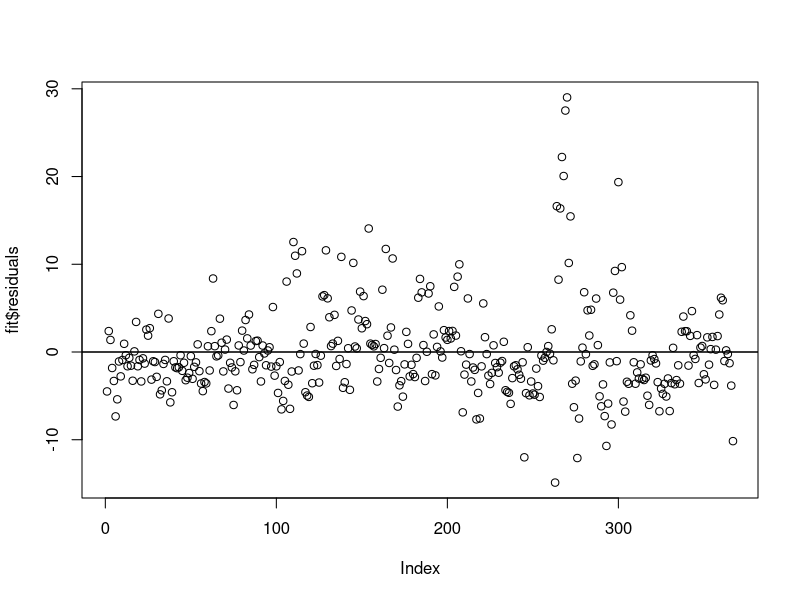
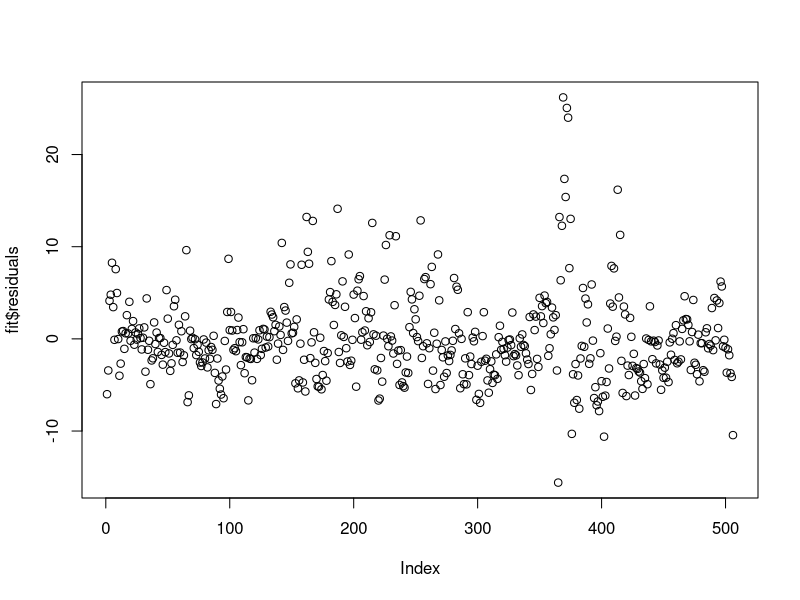
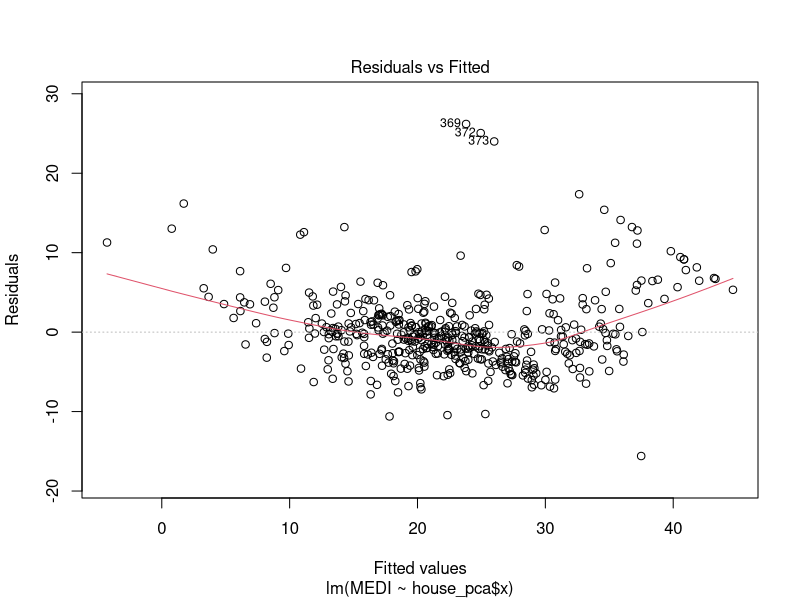
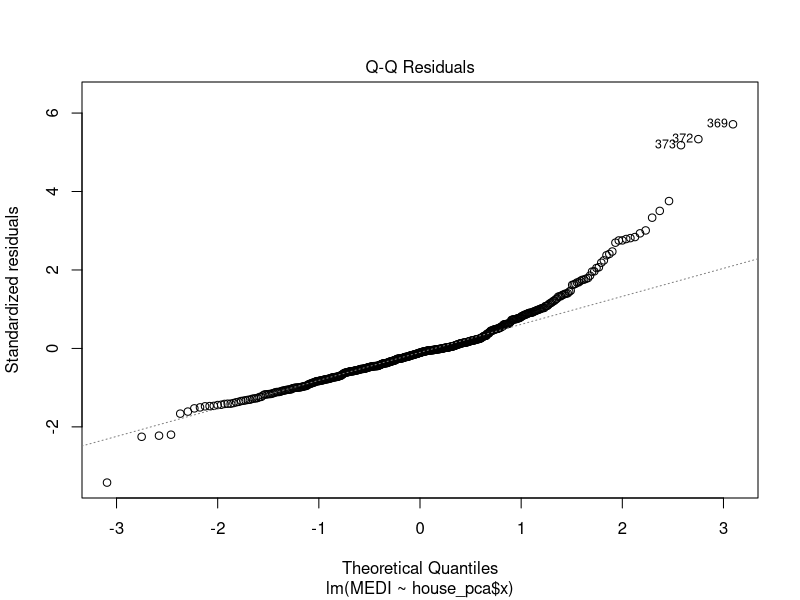
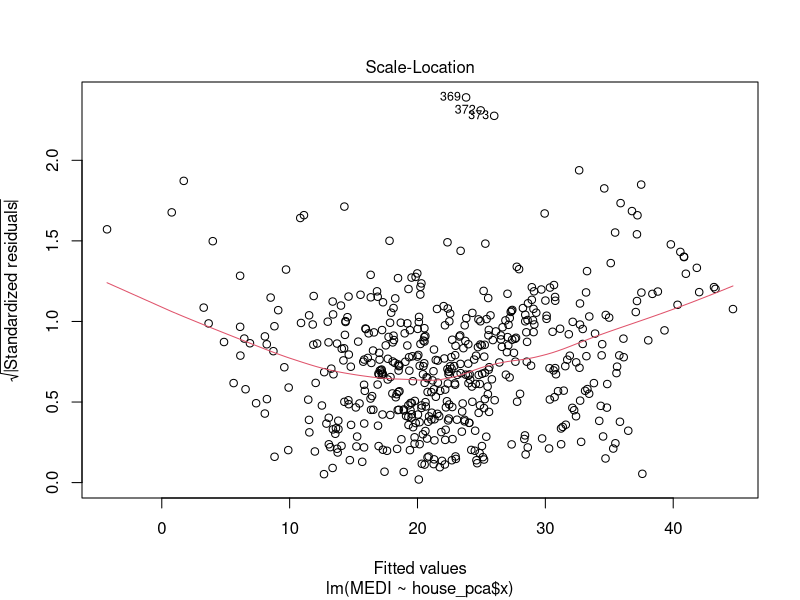
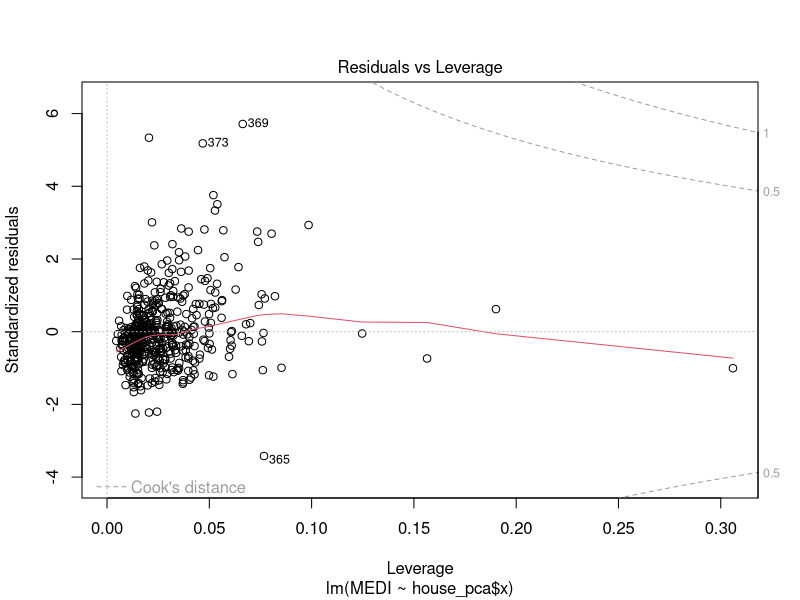

The R source for these figures, in order:
setwd("E:/Data Science/Boston")
traindata=read.csv("Housing_data.csv")
str(traindata)

cor(traindata$MEDI,traindata$CRIMINAL) # -0.39
cor(traindata$MEDI,traindata$ZN)  # .36
#cor(traindata$MEDI,traindata$INDUS) # -.48 -5 
cor(traindata$MEDI,traindata$CHAS) # .17
cor(traindata$MEDI,traindata$NOX) # -.42
cor(traindata$MEDI,traindata$RM) # .69 -2 
cor(traindata$MEDI,traindata$AGE) # -.37
cor(traindata$MEDI,traindata$DISTANCE) # .25
cor(traindata$MEDI,traindata$RAD) # -.38
#cor(traindata$MEDI,traindata$TAX) # -.47 -6
cor(traindata$MEDI,traindata$PTRATIO) # -.50 - 4
cor(traindata$MEDI,traindata$BLACK) # -.58 -3
cor(traindata$MEDI,traindata$LSTAT) # -.74 -1

library(caTools)
splitvar = sample.split(traindata$MEDI,SplitRatio = .7)

# this will create a logical vector.

splitvar
traindsn  =subset(traindata,splitvar == TRUE)
testdsn  =subset(traindata,splitvar == FALSE)

fit = lm(MEDI ~ LSTAT+RM+BLACK+PTRATIO, traindsn)

summary(fit)
plot(fit$residuals)
abline(h=0)
scaleddata <- as.data.frame(scale(traindata[1:13])) 
str(scaleddata)
head(scaleddata,3)
head(traindata,3)
# call PCA
house_pca <- prcomp(scaleddata) 
summary(house_pca)
house_pca$rotation
fit = lm(MEDI ~ house_pca$x, traindata)
summary(fit)
abline(h=0)
plot(fit$residuals)

plot(fit)
